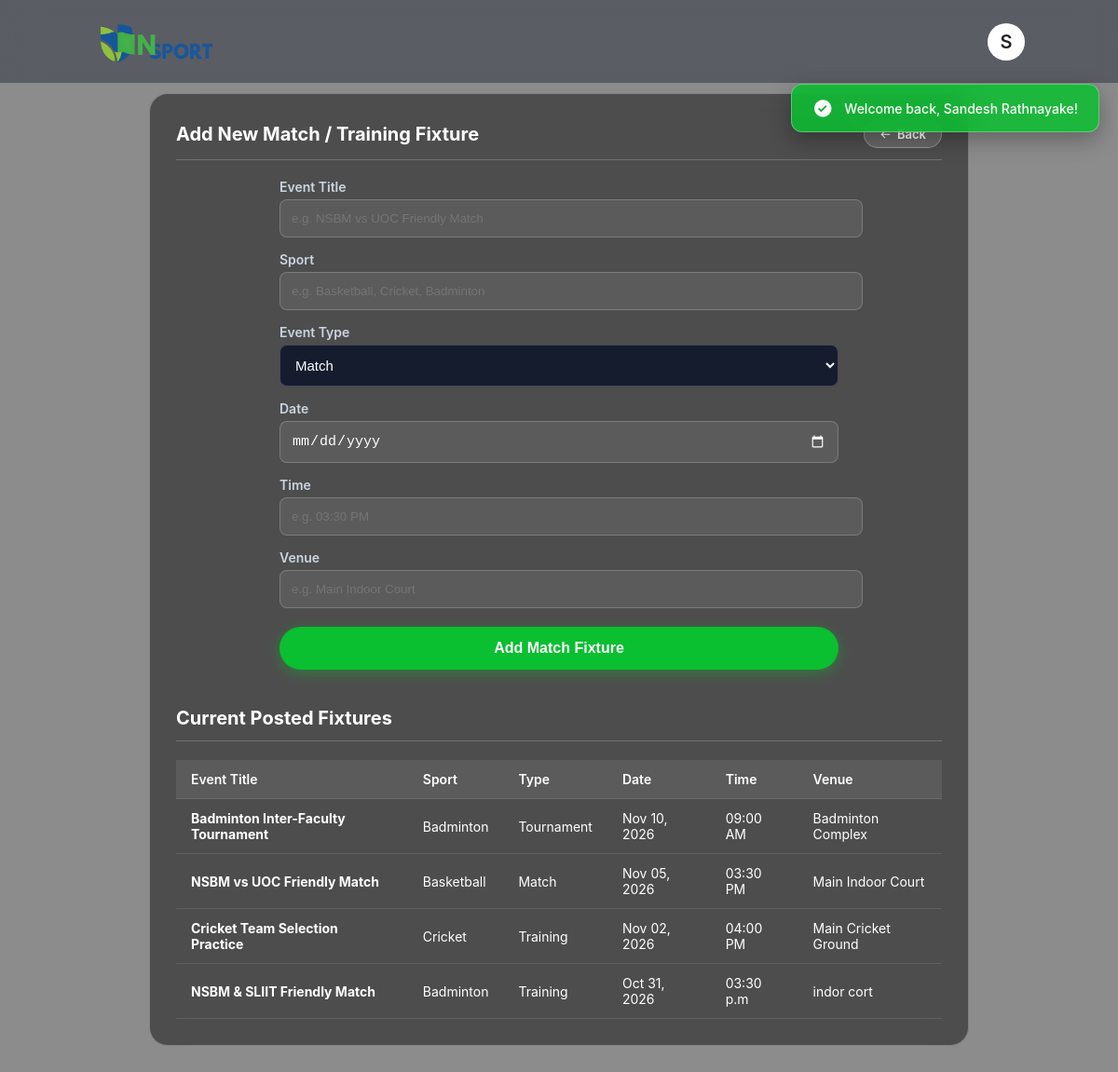
Screenshot of /admin.php?view=schedules (signed in) with the database file from the repository.
### tables this page shows
CREATE TABLE `matches_schedules` (
  `id` int NOT NULL,
  `title` varchar(150) NOT NULL,
  `sport_type` varchar(100) NOT NULL,
  `event_type` enum('Match','Training','Tournament') DEFAULT 'Match',
  `event_date` date NOT NULL,
  `event_time` varchar(50) NOT NULL,
  `venue` varchar(100) NOT NULL,
  `status` enum('Upcoming','Live','Completed') DEFAULT 'Upcoming',
  `created_at` timestamp NULL DEFAULT CURRENT_TIMESTAMP
);

### admin.php (the view, shortened to what this page needs)
<?php
require_once 'config.php';
$view = $_GET['view'] ?? 'dashboard';
$alerts = $_SESSION['alerts'] ?? [];
$schedules_list = $conn->query("SELECT * FROM matches_schedules ORDER BY event_date DESC");
?>
<!DOCTYPE html>
<html lang="en">
<head>
    <link rel="stylesheet" href="style.css?v=9.7">
    <link href="https://unpkg.com/boxicons@2.1.4/css/boxicons.min.css" rel="stylesheet">
</head>
<body class="admin-page-body">
    <header class="admin-header">
        <a href="index.php" class="logo">
            <img src="logo2.png" alt="Logo">
        </a>
        <div class="user-auth">
            <div class="profile-box">
                <div class="avatar-circle"><?= strtoupper($_SESSION['name'][0] ?? 'A') ?></div>
            </div>
        </div>
    </header>
    <?php if (!empty($alerts)): ?>
    <div class="alert-box">
        <?php foreach($alerts as $alert): ?>
        <div class="alert <?= $alert['type'] ?>">
            <i class='bx <?= $alert['type'] === 'success' ? 'bxs-check-circle' : 'bxs-x-circle'; ?>'></i>
            <span><?= htmlspecialchars($alert['message']); ?></span>
        </div>
        <?php endforeach; ?>
    </div>
    <?php endif; ?>
    <section class="admin-hero-section">
        <?php if ($view === 'dashboard'): ?>
            <h1 class="admin-main-title">Admin Control Panel</h1>
            <div class="canva-card-container">
                <a href="admin.php?view=clubs" class="canva-card">
                    <h2>Active<br>clubs</h2>
                </a>
                <a href="admin.php?view=approvals" class="canva-card">
                    <h2>Student<br>Membership<br>Approvals</h2>
                </a>
                <a href="admin.php?view=bookings" class="canva-card">
                    <h2>Facility Booking<br>Request</h2>
                </a>
                <a href="admin.php?view=schedules" class="canva-card">
                    <h2>Manage<br>Schedules &<br>Matches</h2>
                </a>
            </div>
        <?php elseif ($view === 'schedules'): ?>
            <div class="admin-subcontainer">
                <div class="view-header">
                    <h2>Add New Match / Training Fixture</h2>
                    <a href="admin.php" class="btn-back"><i class='bx bx-arrow-back'></i> Back</a>
                </div>
                <form action="admin.php" method="POST" class="booking-form" style="max-width: 600px; margin: 0 auto 40px;">
                    <div class="form-group" style="margin-bottom: 15px;">
                        <label style="color: #cbd5e1; font-weight: 600; display: block; margin-bottom: 5px;">Event Title</label>
                        <input type="text" name="title" placeholder="e.g. NSBM vs UOC Friendly Match" required style="width: 100%; padding: 12px; border-radius: 8px; background: rgba(255, 255, 255, 0.08); border: 1px solid rgba(255, 255, 255, 0.2); color: #ffffff;">
                    </div>
                    <div class="form-group" style="margin-bottom: 15px;">
                        <label style="color: #cbd5e1; font-weight: 600; display: block; margin-bottom: 5px;">Sport</label>
                        <input type="text" name="sport_type" placeholder="e.g. Basketball, Cricket, Badminton" required style="width: 100%; padding: 12px; border-radius: 8px; background: rgba(255, 255, 255, 0.08); border: 1px solid rgba(255, 255, 255, 0.2); color: #ffffff;">
                    </div>
                    <div class="form-group" style="margin-bottom: 15px;">
                        <label style="color: #cbd5e1; font-weight: 600; display: block; margin-bottom: 5px;">Event Type</label>
                        <select name="event_type" required style="width: 100%; padding: 12px; border-radius: 8px; background: rgba(15, 23, 42, 0.9); border: 1px solid rgba(255, 255, 255, 0.2); color: #ffffff;">
                            <option value="Match">Match</option>
                        </select>
                    </div>
                    <div class="form-group" style="margin-bottom: 15px;">
                        <label style="color: #cbd5e1; font-weight: 600; display: block; margin-bottom: 5px;">Date</label>
                        <input type="date" name="event_date" required style="width: 100%; padding: 12px; border-radius: 8px; background: rgba(255, 255, 255, 0.08); border: 1px solid rgba(255, 255, 255, 0.2); color: #ffffff;">
                    </div>
                    <div class="form-group" style="margin-bottom: 15px;">
                        <label style="color: #cbd5e1; font-weight: 600; display: block; margin-bottom: 5px;">Time</label>
                        <input type="text" name="event_time" placeholder="e.g. 03:30 PM" required style="width: 100%; padding: 12px; border-radius: 8px; background: rgba(255, 255, 255, 0.08); border: 1px solid rgba(255, 255, 255, 0.2); color: #ffffff;">
                    </div>
                    <div class="form-group" style="margin-bottom: 20px;">
                        <label style="color: #cbd5e1; font-weight: 600; display: block; margin-bottom: 5px;">Venue</label>
                        <input type="text" name="venue" placeholder="e.g. Main Indoor Court" required style="width: 100%; padding: 12px; border-radius: 8px; background: rgba(255, 255, 255, 0.08); border: 1px solid rgba(255, 255, 255, 0.2); color: #ffffff;">
                    </div>
                    <button type="submit" name="add_schedule_btn" class="booking-submit-btn" style="width: 100%; padding: 14px; background: #0abf30; border: none; border-radius: 40px; color: white; font-weight: 700; cursor: pointer;">Add Match Fixture</button>
                </form>
                <div class="view-header" style="margin-top: 30px;">
                    <h2>Current Posted Fixtures</h2>
                </div>
                <div class="table-responsive">
                    <table class="admin-table">
                        <thead>
                            <tr>
                                <th>Event Title</th>
                                <th>Sport</th>
                                <th>Type</th>
                                <th>Date</th>
                                <th>Time</th>
                                <th>Venue</th>
                            </tr>
                        </thead>
                        <tbody>
                            <?php if ($schedules_list && $schedules_list->num_rows > 0): ?>
                                <?php while ($sch = $schedules_list->fetch_assoc()): ?>
                                    <tr>
                                        <td><strong><?= htmlspecialchars($sch['title']) ?></strong></td>
                                        <td><?= htmlspecialchars($sch['sport_type']) ?></td>
                                        <td><?= htmlspecialchars($sch['event_type']) ?></td>
                                        <td><?= date('M d, Y', strtotime($sch['event_date'])) ?></td>
                                        <td><?= htmlspecialchars($sch['event_time']) ?></td>
                                        <td><?= htmlspecialchars($sch['venue']) ?></td>
                                    </tr>
                                <?php endwhile; ?>
                            <?php else: ?>
                                <tr>
                                    <td colspan="6" class="no-data">No schedules posted yet.</td>
                                </tr>
                            <?php endif; ?>
                        </tbody>
                    </table>
                </div>
            </div>
        <?php endif; ?>
    </section>
</body>
</html>

### style.css (style rules this page uses)
html, body { margin: 0 !important; padding: 0 !important; width: 100%; overflow-x: hidden; font-family: -apple-system, BlinkMacSystemFont, "SF Pro Display", "SF Pro Text", "Helvetica Neue", Helvetica, Arial, sans-serif; -webkit-font-smoothing: antialiasing; -moz-osx-font-smoothing: grayscale; }
header { position: fixed; top: 0; left: 0; width: 100%; box-sizing: border-box; padding: 10px 100px; display: flex; align-items: center; justify-content: space-between; z-index: 99; backdrop-filter: blur(20px); -webkit-backdrop-filter: blur(20px); background: rgba(15, 23, 42, 0.4); }
.logo img { height: 70px; width: auto; display: block; object-fit: contain; }
.user-auth { margin-left: 40px; }
.profile-box { position: relative; }
.profile-box .avatar-circle { width: 40px; height: 40px; background: white; border-radius: 50%; display: flex; align-items: center; justify-content: center; font-size: 20px; color: #222; font-weight: 600; cursor: pointer; }
.admin-page-body { background: linear-gradient(rgba(0, 0, 0, 0.45), rgba(0, 0, 0, 0.45)), url('admin_bg.jpg') no-repeat center center/cover !important; min-height: 100vh; }
.admin-header { position: fixed; top: 0; left: 0; width: 100%; padding: 12px 100px; box-sizing: border-box; display: flex; align-items: center; justify-content: space-between; z-index: 99; }
.admin-header .logo img { height: 65px; }
.admin-hero-section { min-height: 100vh; display: flex; flex-direction: column; align-items: center; justify-content: center; padding: 100px 20px 40px; box-sizing: border-box; }
.admin-subcontainer { width: 100%; max-width: 880px; background: rgba(0, 0, 0, 0.45); border: 1.5px solid rgba(255, 255, 255, 0.3); border-radius: 20px; padding: 28px; backdrop-filter: blur(20px); -webkit-backdrop-filter: blur(20px); box-sizing: border-box; color: white; }
.view-header { display: flex; align-items: center; justify-content: space-between; margin-bottom: 20px; padding-bottom: 12px; border-bottom: 1px solid rgba(255, 255, 255, 0.2); }
.view-header h2 { font-size: 20px; margin: 0; font-weight: 700; }
.btn-back { display: inline-flex; align-items: center; gap: 6px; padding: 6px 16px; border-radius: 30px; background: rgba(255, 255, 255, 0.15); color: white; text-decoration: none; font-size: 13px; font-weight: 600; transition: 0.2s; border: 1px solid rgba(255, 255, 255, 0.3); }
.table-responsive { overflow-x: auto; }
.admin-table { width: 100%; border-collapse: collapse; text-align: left; }
.admin-table th, .admin-table td { padding: 12px 16px; border-bottom: 1px solid rgba(255, 255, 255, 0.1); }
.admin-table th { background: rgba(255, 255, 255, 0.08); font-size: 14px; font-weight: 600; }
.admin-table td { font-size: 14px; }
.alert-box { position: fixed; top: 90px; right: 20px; z-index: 1000; display: flex; flex-direction: column; gap: 10px; pointer-events: none; }
.alert { display: flex; align-items: center; gap: 12px; padding: 14px 22px; border-radius: 12px; color: white; font-size: 14px; font-weight: 500; box-shadow: 0 8px 25px rgba(0, 0, 0, 0.3); backdrop-filter: blur(15px); -webkit-backdrop-filter: blur(15px); transform: translateX(120%); transition: transform 0.4s cubic-bezier(0.68, -0.55, 0.265, 1.55); pointer-events: auto; }
.alert-box.show .alert { transform: translateX(0); }
.alert.success { background: rgba(10, 191, 48, 0.85); border: 1px solid rgba(255, 255, 255, 0.3); }
.alert i { font-size: 22px; }
.booking-form .form-group { margin-bottom: 20px; }
.booking-form label { display: block; font-size: 14px; font-weight: 600; margin-bottom: 8px; color: #cbd5e1; }
.booking-form select, .booking-form input[type="date"], .booking-form textarea { width: 100%; padding: 12px 16px; background: rgba(255, 255, 255, 0.08); border: 1px solid rgba(255, 255, 255, 0.2); border-radius: 10px; color: #ffffff; font-size: 15px; outline: none; box-sizing: border-box; transition: 0.3s ease; }
.booking-form select option { background: #0f172a; color: #ffffff; }
.booking-submit-btn { width: 100%; padding: 14px; background: #0abf30; border: none; border-radius: 40px; color: white; font-size: 16px; font-weight: 700; cursor: pointer; transition: 0.3s ease; box-shadow: 0 4px 15px rgba(10, 191, 48, 0.4); }
.join-section select, .booking-form select, .booking-form input[type="date"] { text-align: left !important; text-align-last: left !important; }
.join-section select option, .booking-form select option { text-align: left !important; }

### rows the page displays
matches_schedules: title "Badminton Inter-Faculty Tournament", sport_type "Badminton", event_type "Tournament", event_date "Nov 10, 2026", event_time "09:00 AM", venue "Badminton Complex"
matches_schedules: title "NSBM vs UOC Friendly Match", sport_type "Basketball", event_type "Match", event_date "Nov 05, 2026", event_time "03:30 PM", venue "Main Indoor Court"
matches_schedules: title "Cricket Team Selection Practice", sport_type "Cricket", event_type "Training", event_date "Nov 02, 2026", event_time "04:00 PM", venue "Main Cricket Ground"
matches_schedules: title "NSBM & SLIIT Friendly Match", sport_type "Badminton", event_type "Training", event_date "Oct 31, 2026", event_time "03:30 p.m", venue "indor cort"

### other values shown
$_SESSION['name'][0] "S"
$alert['message'] "Welcome back, Sandesh Rathnayake!"
